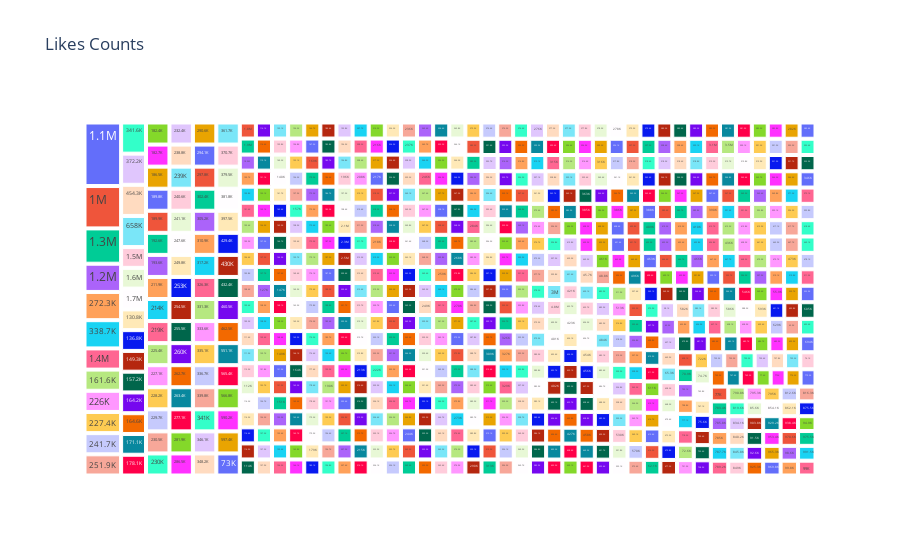

Notebook source saved alongside this figure:
### Code cell
ax2= px.treemap(df,path=['Likes. Avg'],title="Likes Counts",)
ax2.show();

### Figure 1 — Plotly figure (JSON) as saved in the notebook; plotly's stock layout.template omitted (floating-point values rounded to 4 significant figures; data arrays with more than 128 entries replaced by an {"elided": "..."} marker saying what was removed)
{"data": [{"branchvalues": "total", "domain": {"x": [0, 1], "y": [0, 1]}, "hovertemplate": "labels=%{label}<br>count=%{value}<br>parent=%{parent}<br>id=%{id}<extra></extra>", "ids": {"elided": "877 str values"}, "labels": {"elided": "877 str values"}, "name": "", "parents": {"elided": "877 str values"}, "type": "treemap", "values": {"elided": "877 int values"}}], "layout": {"legend": {"tracegroupgap": 0}, "title": {"text": "Likes Counts"}}}
